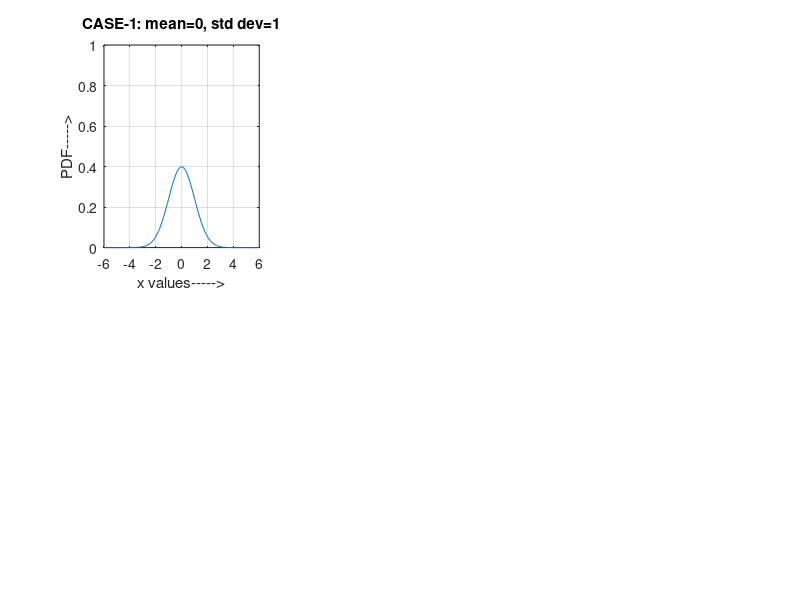
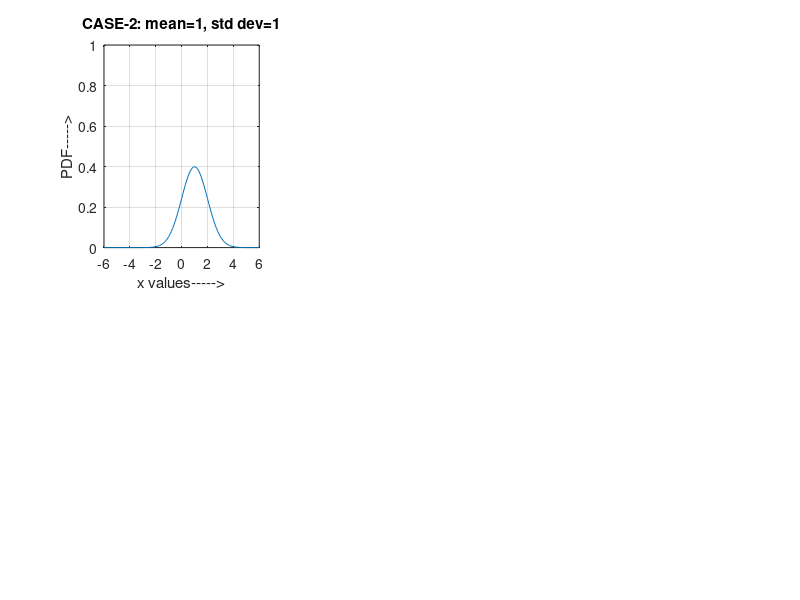
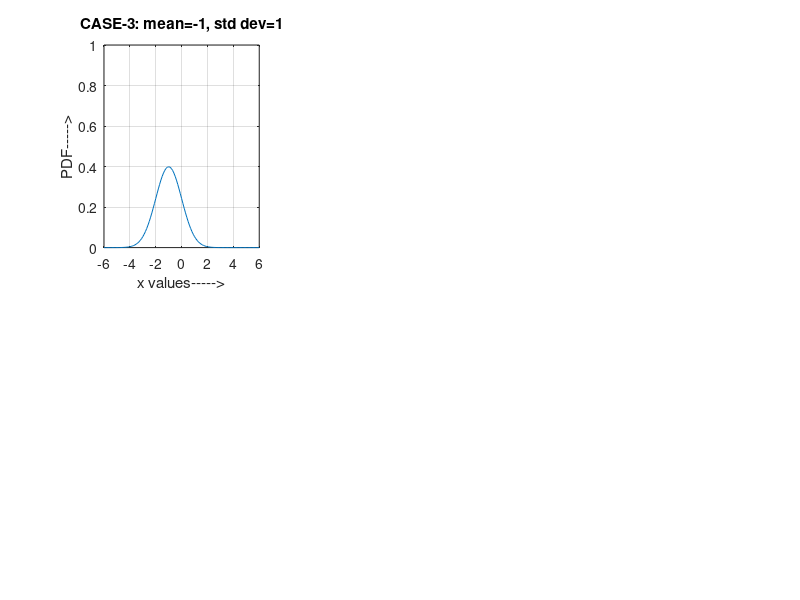

Write MATLAB code to recreate these figures, in order.
m = 0; 
sd = 1;
x = -6:0.1:6; 
y = normpdf(x,m,sd); 
figure(1)
subplot(2,3,1)
plot(x,y) 
axis([-6 6 0 1]); 
title('CASE-1: mean=0, std dev=1');
xlabel('x values----->');
ylabel('PDF----->');
grid on;

m = 1; 
sd = 1; 
x = -6:0.1:6;
y = normpdf(x,m,sd);
figure(2) 
subplot(2,3,1) 
plot(x,y)
axis([-6 6 0 1]); 
title('CASE-2: mean=1, std dev=1');
xlabel('x values----->');
ylabel('PDF----->');
grid on;

m = -1;
sd = 1;
x = -6:0.1:6; 
y = normpdf(x,m,sd); 
figure(3) 
subplot(2,3,1) 
plot(x,y) 
axis([-6 6 0 1]); 
title('CASE-3: mean=-1, std dev=1');
xlabel('x values----->');
ylabel('PDF----->');
grid on;